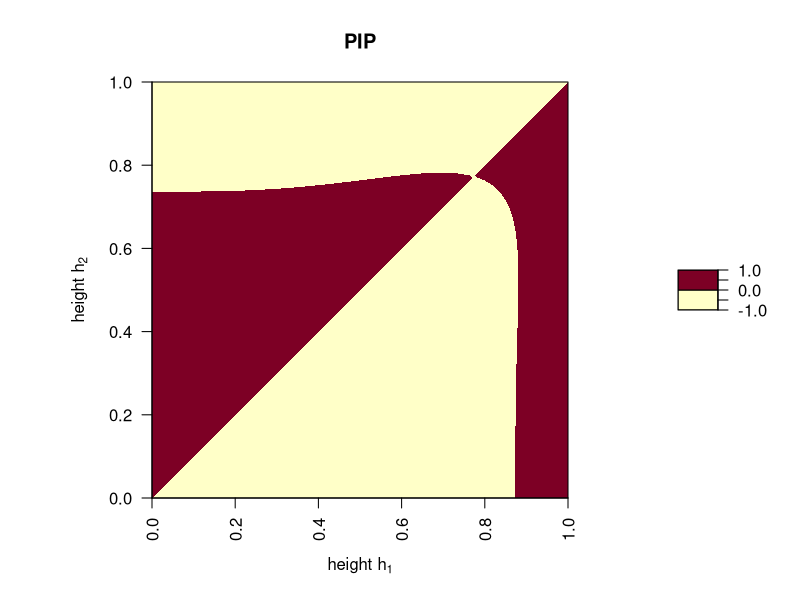
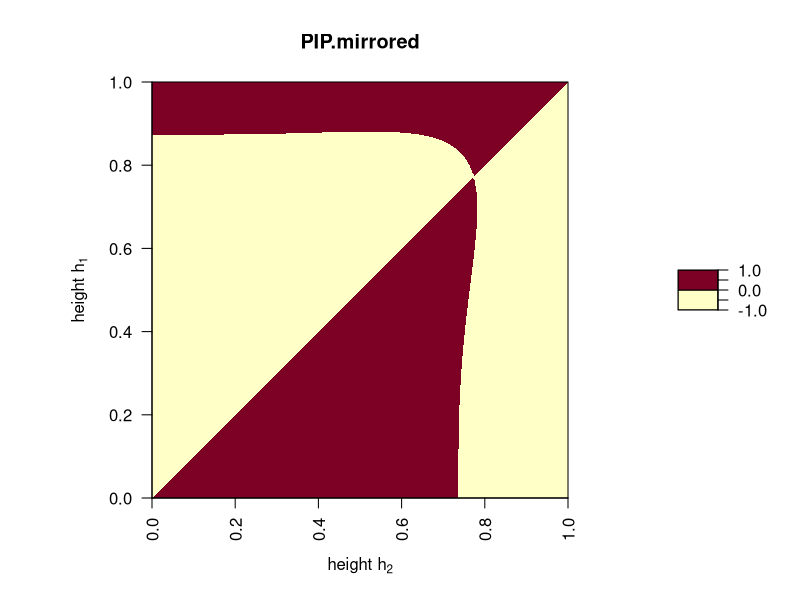
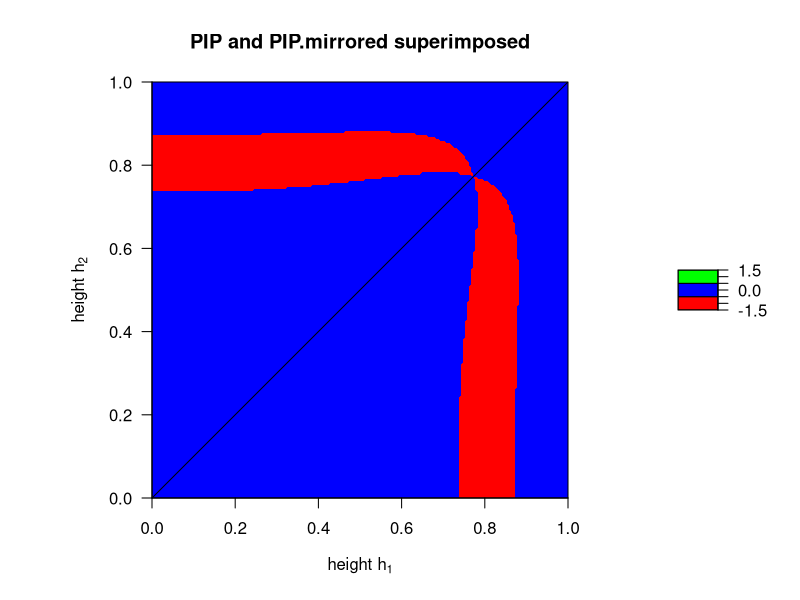
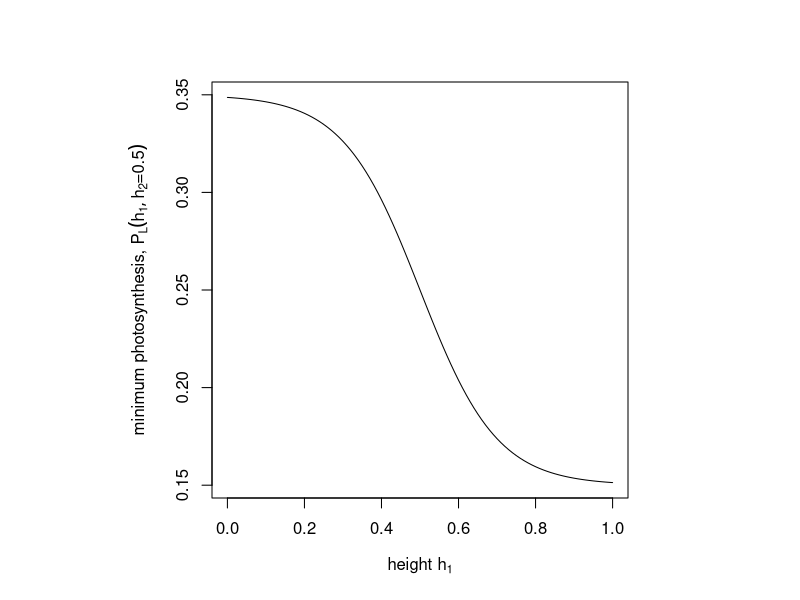
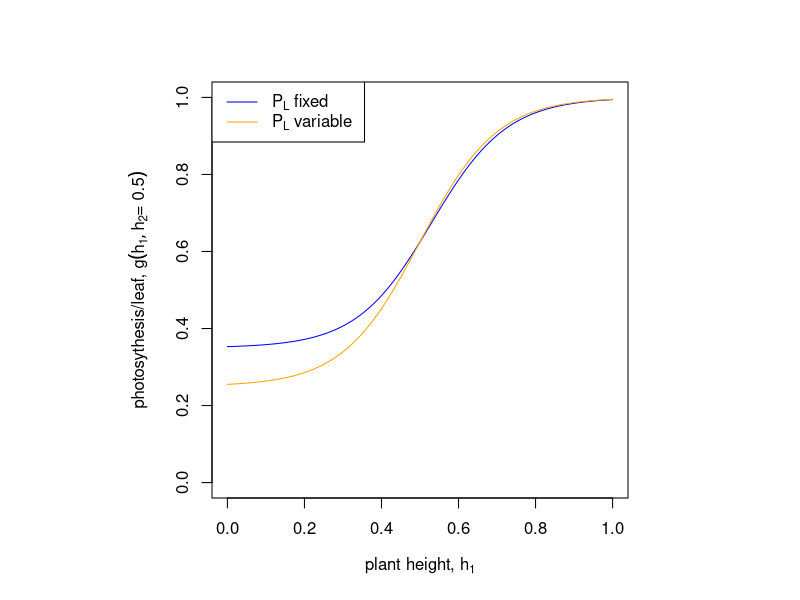
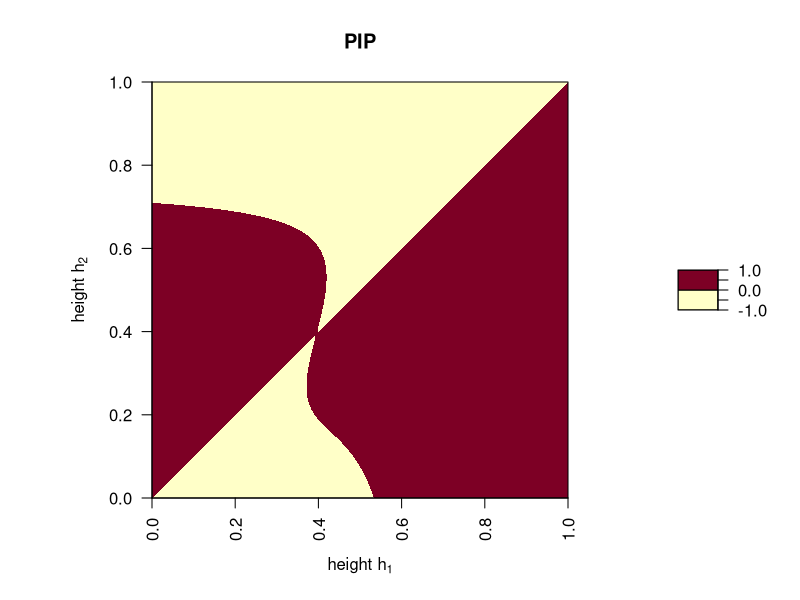
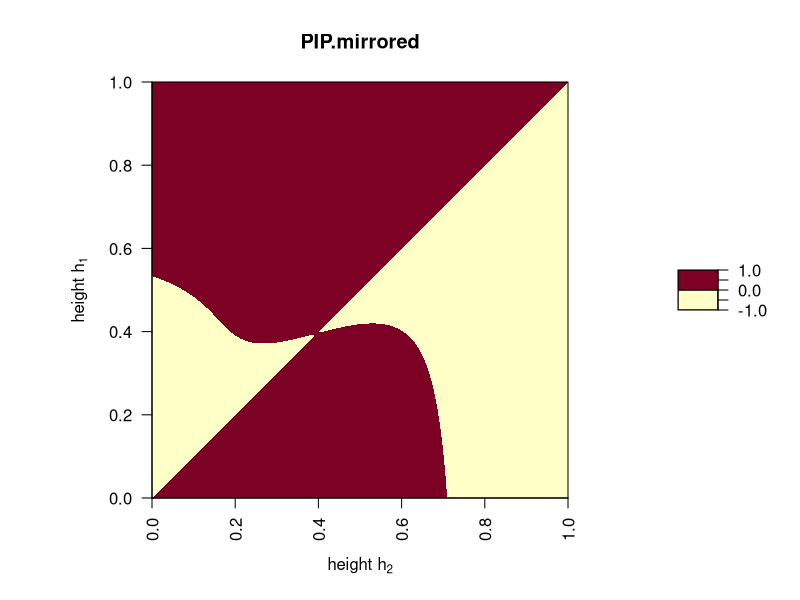
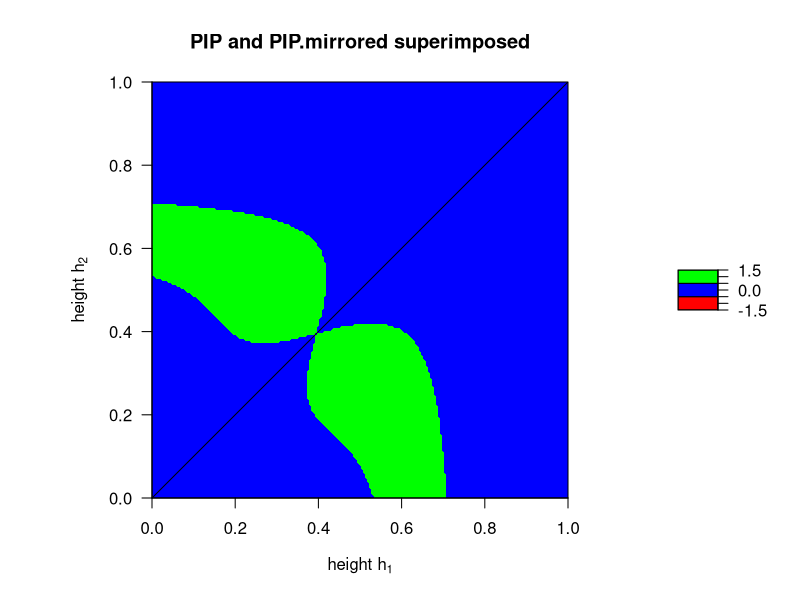

The R script that drew these images, in order:
## ---- chunk 1
knitr::opts_chunk$set(echo = TRUE)
## ---- chunk 2
f <- function(h) { 
  1 - h^alpha
}

g <- function(h.1, h.2) {
  P.L + (P.H - P.L)/(1 + exp(-beta*(h.1 - h.2)))
}
## ---- chunk 3
alpha <- 3
beta <- 10
P.L <- 0.2
P.H <- 1
## ---- chunk 4
w <- function(h.m, h.r) {
  f(h.m) * g(h.m, h.r)
}

fitness <- function(h.m, h.r) {
  w(h.m, h.r) - w(h.r, h.r)
}

PIP <- outer(seq(0, 1, 0.005), seq(0, 1, 0.005), fitness)
par(pty="s")
filled.contour(t(PIP), levels = c(-1, 0, 1), main = "PIP", xlab = expression("height " *h[1]), ylab = expression("height " *h[2]), las = 2)

fitness.flipped.roles <- function(h.m, h.r) {
  w(h.r, h.m) - w(h.m, h.m)
}

PIP.mirrored <- outer(seq(0, 1, 0.005), seq(0, 1, 0.005), fitness.flipped.roles)

par(pty="s")
filled.contour(t(PIP.mirrored), levels = c(-1, 0, 1), main = "PIP.mirrored", xlab = expression("height " *h[2]), ylab = expression("height " *h[1]), las = 2)

TEP <- ifelse(PIP > 0 & PIP.mirrored > 0, 1, ifelse(PIP < 0 & PIP.mirrored < 0, -1, 0))

filled.contour(t(TEP), levels = c(-1.5, -0.5, 0.5, 1.5), col = c("red", "blue", "green"),
plot.title={
  title(main = "PIP and PIP.mirrored superimposed")
  title(xlab=expression("height " *h[1]))
  title(ylab=expression("height " *h[2]))
  abline(0, 1, lwd = 1)
})
## ---- chunk 5
P.L.flex <- function(h.1, h.2) {
  P.L.mean + P.L.var*(1 / (1 + exp(gamma*(h.1 - h.2))) - 0.5)
}

P.L.mean <- 0.25
P.L.var <- 0.2 # parameter determining the maximum difference in P.L between shaded completely and maximally sun exposed
gamma <- 10 # parameter determining how fast P.L increases with increased shading from a competitor

curve(P.L.flex(x, h.2 = 0.5), from = 0, to = 1, xlab = expression("height "* h[1]), ylab = expression("minimum photosynthesis, " * P[L](h[1], h[2] * "=0.5")))
## ---- chunk 6
g.2 <- function(h.1, h.2) {
  P.L.flex(h.1, h.2) + (P.H - P.L.flex(h.1, h.2))/(1 + exp(-beta*(h.1 - h.2)))
}

P.L <- 0.25 # parameter determing the mimum photosynthesis in model with fixed P.L
P.H <- 1 # maximum photosythesis (identical in both versions of the model)

curve(g.2(x, h.2 = 0.5), from = 0, to = 1, xlab = expression("plant height, " * h[1]), ylim = c(0,1), ylab = expression("photosythesis/leaf, " * g(h[1], h[2] * "= 0.5")), col = "blue")
curve(g(x, h.2 = 0.5), from = 0, to = 1, col = "orange", add = TRUE)

legend("topleft", legend = c(expression(P[L] * " fixed "),
                              expression(P[L] * " variable ")), lty =1, col = c("blue", "orange"))
## ---- chunk 7
P.L.mean <- 0.25
P.L.var <- 0.5
alpha <- 3
beta <- 5 #
gamma <- 10
P.H <- 1

w.2 <- function(h.m, h.r) {
  f(h.m) * g.2(h.m, h.r)
}

fitness <- function(h.m, h.r) {
  w.2(h.m, h.r) - w.2(h.r, h.r)
}

PIP <- outer(seq(0, 1, 0.005), seq(0, 1, 0.005), fitness)
par(pty="s")
filled.contour(t(PIP), levels = c(-1, 0, 1), main = "PIP", xlab = expression("height " *h[1]), ylab = expression("height " *h[2]), las = 2)

fitness.flipped.roles <- function(h.m, h.r) {
  w.2(h.r, h.m) - w.2(h.m, h.m)
}

PIP.mirrored <- outer(seq(0, 1, 0.005), seq(0, 1, 0.005), fitness.flipped.roles)

par(pty="s")
filled.contour(t(PIP.mirrored), levels = c(-1, 0, 1), main = "PIP.mirrored", xlab = expression("height " *h[2]), ylab = expression("height " *h[1]), las = 2)

TEP <- ifelse(PIP > 0 & PIP.mirrored > 0, 1, ifelse(PIP < 0 & PIP.mirrored < 0, -1, 0))

filled.contour(t(TEP), levels = c(-1.5, -0.5, 0.5, 1.5), col = c("red", "blue", "green"),
plot.title={
  title(main = "PIP and PIP.mirrored superimposed")
  title(xlab=expression("height " *h[1]))
  title(ylab=expression("height " *h[2]))
  abline(0, 1, lwd = 1)
})


